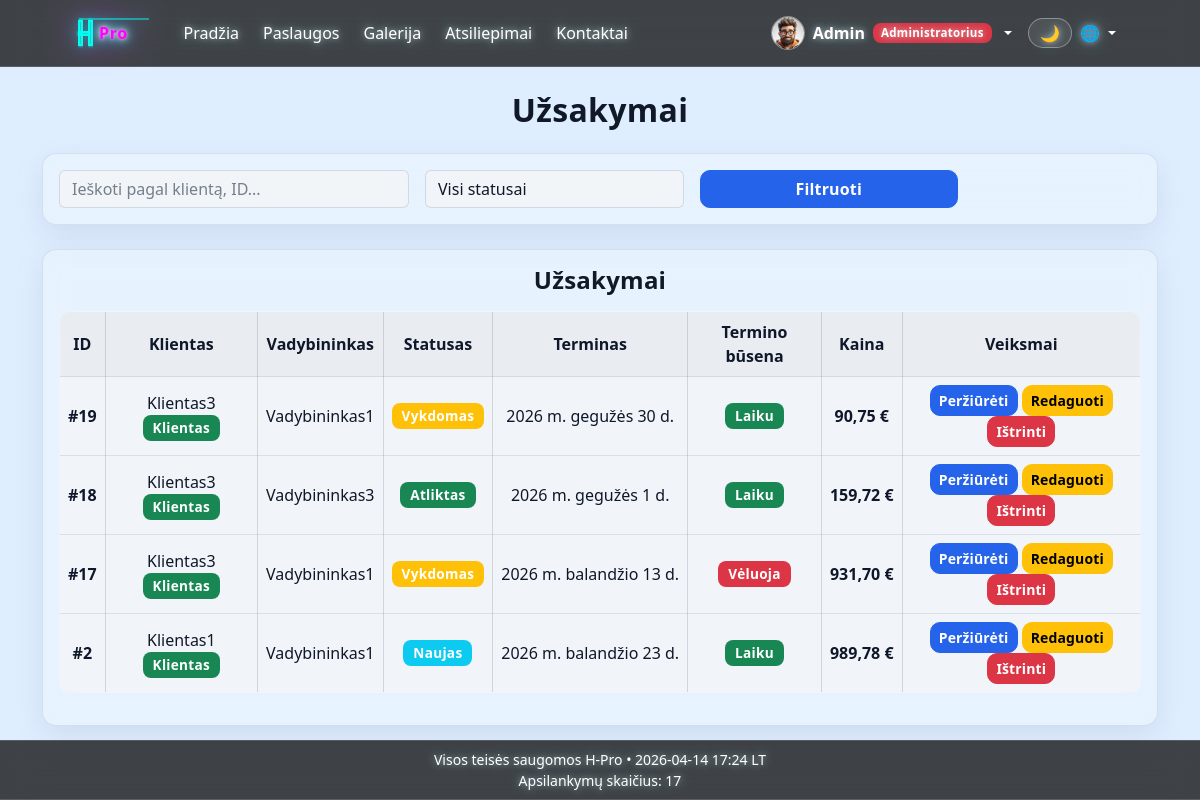
Page /orders/list/ (signed in) on the committed database.
### main/models.py (models this page shows, shortened)
class Profile(models.Model):
    ROLE_CHOICES = [
        ('client', _('Klientas')),
        ('manager', _('Vadybininkas')),
        ('admin', _('Administratorius')),
        ('staff', _('Darbuotojas')),
    ]
    user = models.OneToOneField(User, on_delete=models.CASCADE, related_name='profile')
    avatar = models.ImageField(upload_to='avatars/', blank=True, null=True)
    bio = models.TextField(blank=True)
    phone = models.CharField(max_length=30, blank=True)
    city = models.CharField(max_length=100, blank=True)
    address = models.CharField(max_length=255, blank=True)
    role = models.CharField(max_length=20, choices=ROLE_CHOICES, default='client')
    is_legal_entity = models.BooleanField(default=False)
    company_name = models.CharField(max_length=255, blank=True)
    company_code = models.CharField(max_length=30, blank=True)
    company_vat_code = models.CharField(max_length=30, blank=True)
    company_address = models.CharField(max_length=255, blank=True)

### orders/models.py (models this page shows, shortened)
class Order(models.Model):
    STATUS_CHOICES = [
        ('new', _('Naujas')),
        ('in_progress', _('Vykdomas')),
        ('done', _('Atliktas')),
        ('cancelled', _('Atšauktas')),
    ]
    client = models.ForeignKey(User, on_delete=models.CASCADE, related_name='client_orders')
    manager = models.ForeignKey(User, on_delete=models.SET_NULL, null=True, blank=True, related_name='managed_orders')
    created_at = models.DateTimeField(auto_now_add=True)
    deadline = models.DateField(null=True, blank=True)
    status = models.CharField(max_length=20, choices=STATUS_CHOICES, default='new')
    manager_comment = models.TextField(blank=True)
    pdf_file = models.FileField(upload_to='invoices/', null=True, blank=True)
    is_deleted = models.BooleanField(default=False)
    deleted_at = models.DateTimeField(null=True, blank=True)
    class Meta:
        ordering = ['-created_at']
        verbose_name = _("Užsakymas")
        verbose_name_plural = _("Užsakymai")
    @staticmethod
    def _money(value: Decimal) -> Decimal:
        return Decimal(value).quantize(Decimal('0.01'), rounding=ROUND_HALF_UP)
    @property
    def is_overdue(self):
        if self.deadline and self.status != 'done':
            return timezone.now().date() > self.deadline
        return False
    @property
    def subtotal(self):
        raw_total = sum(item.total_price for item in self.items.all())
        return self._money(raw_total)
    @property
    def vat_amount(self):
        return self._money(self.subtotal * Decimal('0.21'))
    @property
    def total_with_vat(self):
        return self._money(self.subtotal + self.vat_amount)
    @property
    def total_price(self):
        return self.total_with_vat

class OrderItem(models.Model):
    order = models.ForeignKey(Order, on_delete=models.CASCADE, related_name='items')
    service = models.ForeignKey(Service, on_delete=models.CASCADE)
    quantity = models.DecimalField(max_digits=10, decimal_places=2, default=1)
    custom_price = models.DecimalField(max_digits=10, decimal_places=2, null=True, blank=True)
    class Meta:
        verbose_name = _("Užsakymo eilutė")
        verbose_name_plural = _("Užsakymo eilutės")
    @property
    def unit_price(self):
        return self.custom_price if self.custom_price is not None else self.service.price
    @property
    def total_price(self):
        raw_total = self.unit_price * self.quantity
        return Order._money(raw_total)

### orders/views.py (the view)
# urls.py: path('list/', views.order_list, name='order_list'),
@login_required
def order_list(request):
    user = request.user
    if user.is_superuser or user.profile.role == 'admin':
        orders = Order.objects.filter(is_deleted=False)
    elif user.profile.role == 'manager':
        orders = Order.objects.filter(manager=user, is_deleted=False)
    else:
        orders = Order.objects.filter(client=user, is_deleted=False)
    status = request.GET.get('status')
    q = (request.GET.get('q') or '').strip()
    orders = _apply_order_filters(orders, status=status, q=q)
    paginator = Paginator(orders, 10)
    page_obj = paginator.get_page(request.GET.get('page'))
    params = {}
    if status:
        params['status'] = status
    if q:
        params['q'] = q
    query_suffix = f"&{urlencode(params)}" if params else ''
    return render(request, 'orders/order_list.html', {
        'orders': page_obj,
        'page_obj': page_obj,
        'is_paginated': page_obj.paginator.num_pages > 1,
        'query_suffix': query_suffix,
        'selected_status': status,
        'search_query': q,
    })

### main/context_processors.py (called while the page is built)
def _next_global_visit_counter():
    total_visits = 0
    if default_storage.exists(VISIT_COUNTER_PATH):
        try:
            with default_storage.open(VISIT_COUNTER_PATH, 'r') as counter_file:
                data = json.load(counter_file)
            total_visits = int(data.get('total_visits', 0))
        except (OSError, ValueError, TypeError, json.JSONDecodeError):
            total_visits = 0
    total_visits += 1
    payload = {'total_visits': total_visits}
    if default_storage.exists(VISIT_COUNTER_PATH):
        default_storage.delete(VISIT_COUNTER_PATH)
    default_storage.save(VISIT_COUNTER_PATH, ContentFile(json.dumps(payload)))
    return total_visits

def company_info(request):
    visit_counter = _next_global_visit_counter()
    return {
        'company_info': settings.COMPANY_INFO,
        'visit_counter': visit_counter,
    }

### main/templatetags/role_badges.py (called while the page is built)
@register.simple_tag
def get_or_create_profile(user):
    if not user or not getattr(user, 'is_authenticated', False):
        return None
    profile, _ = Profile.objects.get_or_create(user=user)
    if user.is_superuser:
        if profile.role != 'admin':
            profile.role = 'admin'
            profile.save(update_fields=['role'])
    elif user.is_staff:
        if profile.role != 'staff':
            profile.role = 'staff'
            profile.save(update_fields=['role'])
    return profile

@register.simple_tag
def role_badge(role):
    colors = {
        'client': 'success',
        'manager': 'primary',
        'admin': 'danger',
        'staff': 'warning',
    }
    labels = {
        'client': _('Klientas'),
        'manager': _('Vadybininkas'),
        'admin': _('Administratorius'),
        'staff': _('Darbuotojas'),
    }
    color = colors.get(role, 'secondary')
    label = labels.get(role, role)
    return mark_safe(f'<span class="badge bg-{color}">{label}</span>')

### orders/templatetags/status_badges.py (called while the page is built)
@register.simple_tag
def status_badge(status):
    colors = {
        'new': 'info',
        'in_progress': 'warning',
        'done': 'success',
        'cancelled': 'danger',
    }
    labels = {
        'new': _('Naujas'),
        'in_progress': _('Vykdomas'),
        'done': _('Atliktas'),
        'cancelled': _('Atšauktas'),
    }
    color = colors.get(status, 'secondary')
    label = labels.get(status, status)
    return mark_safe(f'<span class="badge bg-{color}">{label}</span>')

### orders/templates/orders/order_list.html (shortened to what this page needs)
{% extends 'main/base.html' %}
{% load static %}
{% load i18n %}
{% load status_badges %}
{% load role_badges %}
{% block content %}
<div class="container orders-wide-container mt-4">
    <h2 class="fw-bold mb-4 order-list-title text-center">{% trans "Užsakymai" %}</h2>
    <div class="glass-card p-3 mb-4">
        <form method="GET" class="row g-3 align-items-center">
            <div class="col-md-4">
                <input type="text" name="q" class="form-control"
                       placeholder="{% trans 'Ieškoti pagal klientą, ID...' %}"
                       value="{{ request.GET.q }}">
            </div>
            <div class="col-md-3">
                <select name="status" class="form-select">
                    <option value="">{% trans "Visi statusai" %}</option>
                </select>
            </div>
            <div class="col-md-3">
                <button class="btn btn-primary w-100">{% trans "Filtruoti" %}</button>
            </div>
        </form>
    </div>
    <div class="glass-card p-3">
        <div class="d-flex justify-content-between align-items-center mb-3">
            <h4 class="fw-semibold text-center flex-grow-1 mb-0">{% trans "Užsakymai" %}</h4>
        </div>
        <div class="table-responsive">
            <table class="table table-hover align-middle orders-staff-table orders-centered-table">
                <thead>
                    <tr>
                        <th>ID</th>
                        <th>{% trans "Klientas" %}</th>
                        <th>{% trans "Vadybininkas" %}</th>
                        <th>{% trans "Statusas" %}</th>
                        <th class="num-col">{% trans "Terminas" %}</th>
                        <th>{% trans "Termino būsena" %}</th>
                        <th class="num-col">{% trans "Kaina" %}</th>
                        <th>{% trans "Veiksmai" %}</th>
                    </tr>
                </thead>
                <tbody>
                    {% for order in orders %}
                    <tr>
                        <td class="fw-semibold">#{{ order.id }}</td>
                        <td>
                            {{ order.client.username }}
                            {% role_badge order.client.profile.role %}
                        </td>
                        <td>
                            {{ order.manager.username|default:"-" }}
                        </td>
                        <td>
                            {% status_badge order.status %}
                        </td>
                        <td class="num-col">
                            {{ order.deadline|default:"-" }}
                        </td>
                        <td>
                            {% if order.deadline %}
                                {% if order.is_overdue %}
                                    <span class="badge bg-danger">{% trans "Vėluoja" %}</span>
                                {% else %}
                                    <span class="badge bg-success">{% trans "Laiku" %}</span>
                                {% endif %}
                            {% else %}
                                <span class="text-muted">-</span>
                            {% endif %}
                        </td>
                        <td class="fw-bold num-col">
                            {{ order.total_price|floatformat:2 }} €
                        </td>
                        <td>
                            <a href="{% url 'order_detail' order.id %}" class="btn btn-sm btn-primary">
                                {% trans "Peržiūrėti" %}
                            </a>
                            {% if user.profile.role == 'client' %}
                                <a href="{% url 'download_invoice' order.id %}" class="btn btn-sm btn-outline-secondary">
                                    {% trans "Atsisiųsti sąskaitą (PDF)" %}
                                </a>
                            {% else %}
                                <a href="{% url 'edit_order' order.id %}" class="btn btn-sm btn-warning">
                                    {% trans "Redaguoti" %}
                                </a>
                                <form method="post" action="{% url 'delete_order' order.id %}" class="d-inline">
                                    <button
                                        type="submit"
                                        class="btn btn-sm btn-danger"
                                        onclick="return confirm('{% trans "Ar tikrai norite ištrinti šį užsakymą?" %}');"
                                    >
                                        {% trans "Ištrinti" %}
                                    </button>
                                </form>
                            {% endif %}
                        </td>
                    </tr>
                    {% empty %}
                    <tr>
                        <td colspan="8" class="text-center text-muted py-4">
                            {% trans "Nėra duomenų." %}
                        </td>
                    </tr>
                    {% endfor %}
                </tbody>
            </table>
        </div>
    </div>
</div>
{% endblock %}

### main/templates/main/navbar.html (shortened to what this page needs)
{% load static %}
{% load role_badges %}
{% load i18n %}
<nav class="navbar navbar-expand-lg navbar-dark bg-dark bg-opacity-75 backdrop-blur">
    <div class="container-fluid">
        <div class="collapse navbar-collapse" id="mainNav">
            <div class="d-flex align-items-center gap-3">
                <a href="{% url 'home' %}" class="navbar-brand neon-logo" title="H-Pro">
                    <svg width="84" height="40" viewBox="0 0 84 40" fill="none" xmlns="http://www.w3.org/2000/svg" aria-label="HPro logo">
                        <text x="23" y="26" fill="#FF00FF" font-size="16" font-weight="700" font-family="Segoe UI, Arial, sans-serif" letter-spacing="0.6" filter="url(#neonGlow)">Pro</text>
                    </svg>
                </a>
            </div>
            <ul class="navbar-nav me-auto align-items-lg-center gap-lg-2">
                <li class="nav-item"><a class="nav-link" href="{% url 'home' %}">{% trans "Pradžia" %}</a></li>
                <li class="nav-item"><a class="nav-link" href="{% url 'services_home' %}">{% trans "Paslaugos" %}</a></li>
                <li class="nav-item"><a class="nav-link" href="{% url 'gallery_home' %}">{% trans "Galerija" %}</a></li>
                <li class="nav-item"><a class="nav-link" href="{% url 'reviews_list' %}">{% trans "Atsiliepimai" %}</a></li>
                <li class="nav-item"><a class="nav-link" href="{% url 'contact' %}">{% trans "Kontaktai" %}</a></li>
            </ul>
            <ul class="navbar-nav ms-auto align-items-lg-center">
                {% if user.is_authenticated %}
                    {% get_or_create_profile user as nav_profile %}
                    <li class="nav-item dropdown user-menu">
                        <a class="nav-link dropdown-toggle d-flex align-items-center gap-2 py-2" href="#" role="button" data-bs-toggle="dropdown" aria-expanded="false">
                            {% if nav_profile and nav_profile.avatar and nav_profile.avatar.url %}
                                <img src="{{ nav_profile.avatar.url }}" alt="{{ user.username }}" class="nav-avatar">
                            {% else %}
                                <img src="{% static 'main/img/default-avatar.png' %}" alt="{{ user.username }}" class="nav-avatar">
                            {% endif %}
                            <span class="fw-semibold">{{ user.username }}</span>
                            {% if nav_profile %}
                                {% role_badge nav_profile.role %}
                            {% endif %}
                        </a>
                    </li>
                    {% else %}
                    <li class="nav-item">
                        <a href="{% url 'login' %}" class="btn btn-outline-light">{% trans "Prisijungti" %}</a>
                    </li>
                {% endif %}
                <li class="nav-item ms-lg-2">
                    <button id="themeToggle" type="button" class="btn nav-theme-toggle" aria-label="{% trans 'Dienos / nakties režimas' %}" title="{% trans 'Dienos / nakties režimas' %}">🌙</button>
                </li>
                <li class="nav-item dropdown">
                    <a class="nav-link dropdown-toggle" href="#" role="button" data-bs-toggle="dropdown" aria-expanded="false" style="cursor: pointer;">
                        🌐
                    </a>
                </li>
            </ul>
        </div>
    </div>
</nav>

### rows in the picture
Profile: avatar (picture), role "Administratorius"
Order: id "19", client.username "Klientas3", client.role "Klientas", manager.username "Vadybininkas1", status "Vykdomas", deadline "2026 m. gegužės 30 d.", total_price "90,75"
Order: id "18", client.username "Klientas3", client.role "Klientas", manager.username "Vadybininkas3", status "Atliktas", deadline "2026 m. gegužės 1 d.", total_price "159,72"
Order: id "17", client.username "Klientas3", client.role "Klientas", manager.username "Vadybininkas1", status "Vykdomas", deadline "2026 m. balandžio 13 d.", total_price "931,70"
Order: id "2", client.username "Klientas1", client.role "Klientas", manager.username "Vadybininkas1", status "Naujas", deadline "2026 m. balandžio 23 d.", total_price "989,78"

### other values in the picture
{{ user.username }} "Admin"
{{ visit_counter }} "17"
